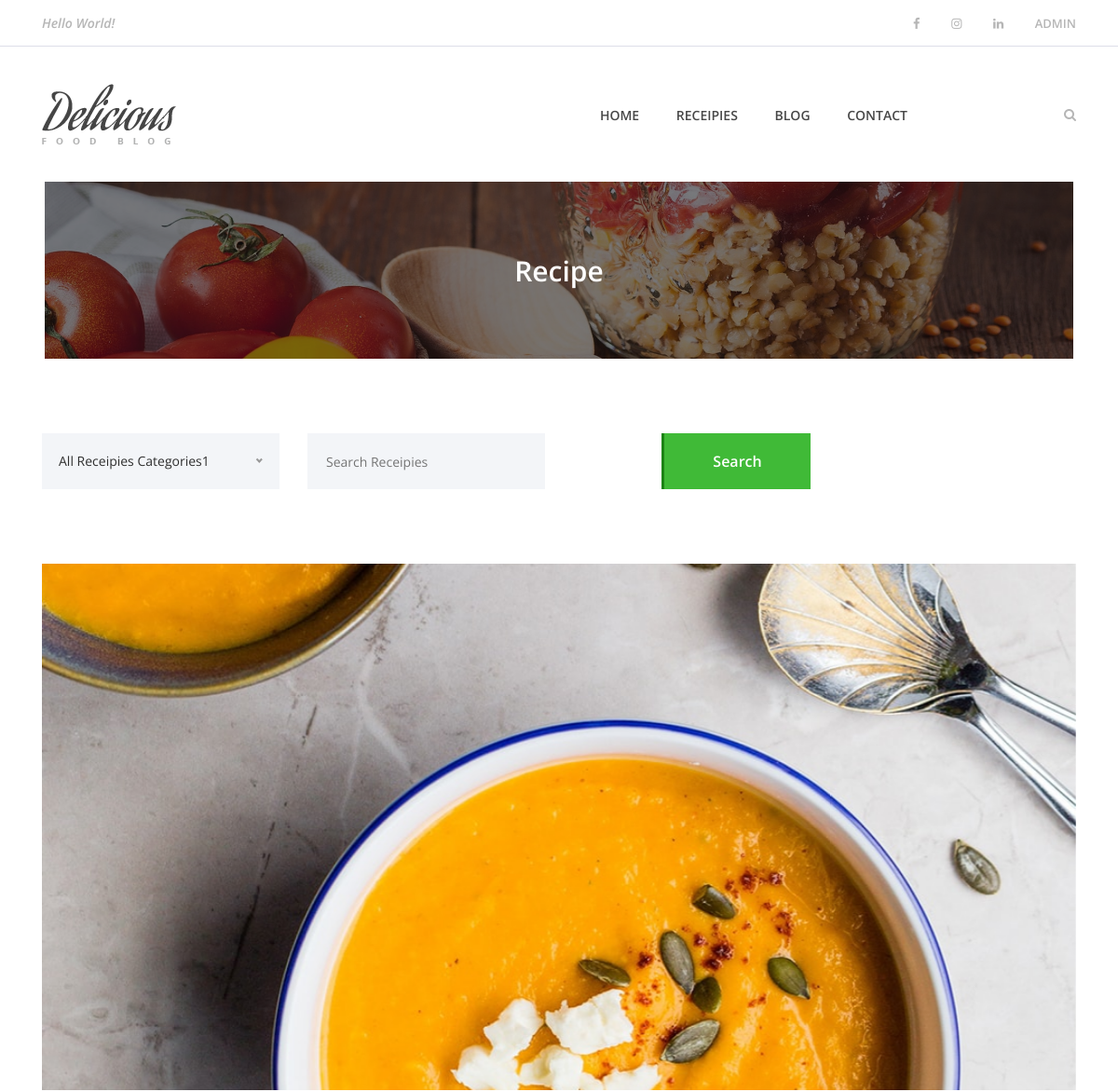
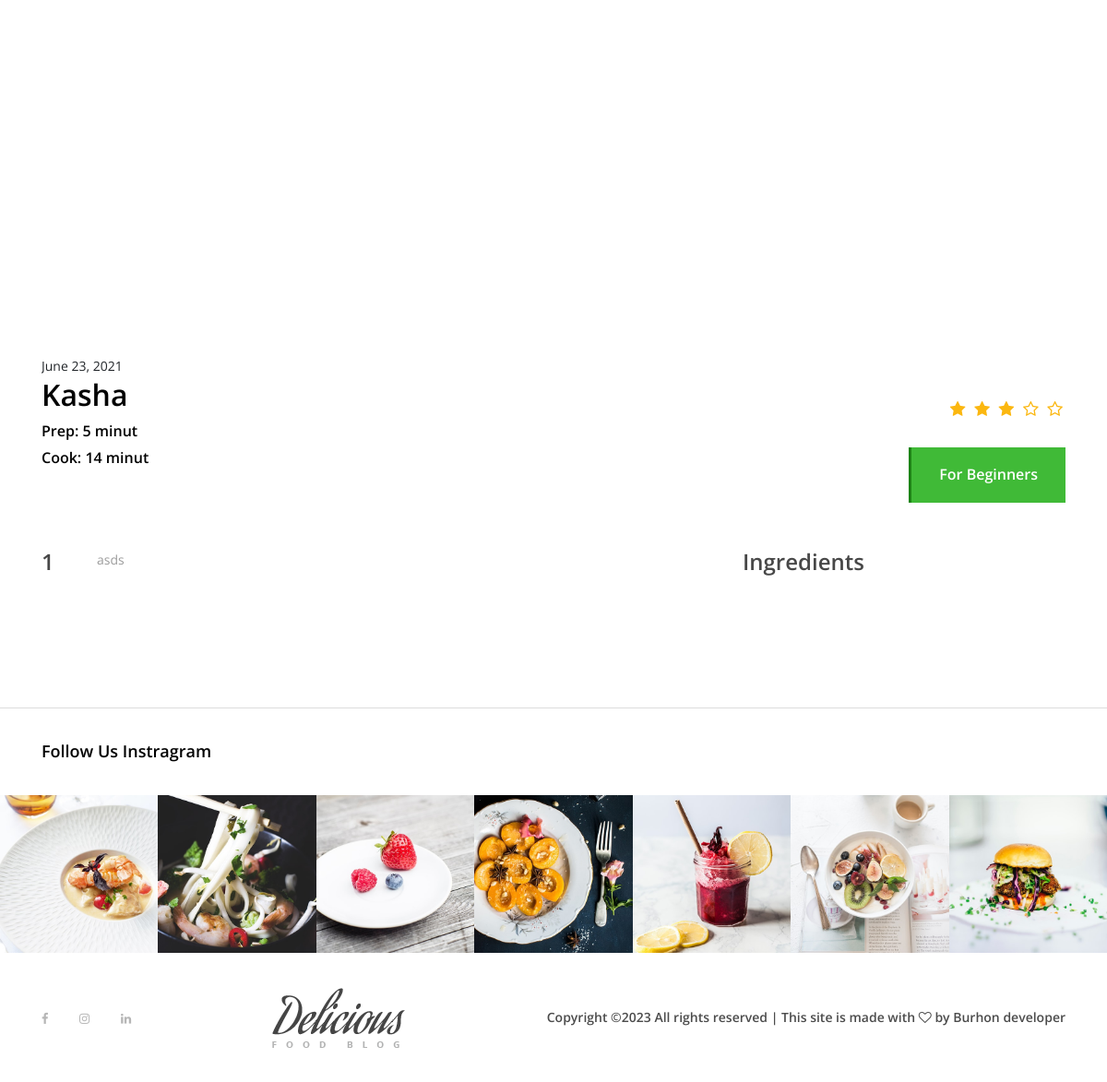
Screenshot of /receipe_post/5 (signed in) with the database file from the repository (2 pictures, top to bottom).
### foods/models.py (models this page shows, shortened)
class Recipe(models.Model):
    TYPE = [(1, 'One star'), (2, 'Two stars'),
            (3, 'Three stars'), (4, 'Four stars'), (5, 'Five stars')]
    title=models.CharField(max_length=150, blank=False, null=False)
    description=models.CharField(max_length=150, blank=False, null=False)
    image=models.ImageField(upload_to='images/', blank=False, null=False)
    prep_time=models.CharField(max_length=150, blank=False, null=False)
    cook_time=models.CharField(max_length=150, blank=False, null=False)
    posted_at=models.DateField(auto_now_add=True, blank=False, null=False)
    stars=models.SmallIntegerField(
        blank=False, null=False, default=1,
        choices=TYPE
    )

class Step(models.Model):
    title = models.CharField(max_length=500, blank=False, null=False)
    order = models.IntegerField(blank=False, null=False)
    recipe = models.ForeignKey(Recipe, max_length=150, blank=False, null=True, on_delete=models.SET_NULL)

### foods/views.py (the view, shortened to what this page needs)
# urls.py: path('receipe_post/<int:receipe_id>',  receipe_post_page, name='receipe_post'),
@login_required_decorator
def receipe_post_page(request, receipe_id):
    recipe = Recipe.objects.get(pk=receipe_id)
    steps = Step.objects.filter(recipe_id=receipe_id)
    ingredients = Ingredient.objects.filter(recipe_id=receipe_id)
    stars = [1, 2, 3, 4, 5]
    ctx = {
        'cooks': recipe,
        'steps': steps,
        'ingres': ingredients,
        'stars': stars,
    }
    return render(request, 'food/receipe-post.html', ctx)

### templates/food/receipe-post.html (shortened to what this page needs)
{% extends 'base.html' %}
{% load static %}
{% block content %}
    <div class="breadcumb-area bg-img bg-overlay" style="background-image: url({% static 'img/bg-img/breadcumb3.jpg' %});">
        <div class="container h-100">
            <div class="row h-100 align-items-center">
                <div class="col-12">
                    <div class="breadcumb-text text-center">
                        <h2>Recipe</h2>
                    </div>
                </div>
            </div>
        </div>
    </div>
    <div class="receipe-post-area section-padding-80">
        <div class="receipe-post-search mb-80">
            <div class="container">
                <form method="post">
                    <div class="row">
                        <div class="col-12 col-lg-3">
                        </div>
                        <div class="col-12 col-lg-3">
                            <input type="search" name="search" placeholder="Search Receipies">
                        </div>
                        <div class="col-12 col-lg-3 text-right">
                            <button type="submit" class="btn delicious-btn">Search</button>
                        </div>
                    </div>
                </form>
            </div>
        </div>
        <div class="container">
            <div class="row">
                <div class="col-12">
                    <div class="receipe-slider owl-carousel">
                        <img src="/media/{{ cooks.image }}" alt="">
                    </div>
                </div>
            </div>
        </div>
        <div class="receipe-content-area">
            <div class="container">
                <div class="row">
                    <div class="col-12 col-md-8">
                        <div class="receipe-slider owl-carousel">
                            <div>
                                <span>{{cooks.posted_at}}</span>
                                <h2>{{cooks.title}}</h2>
                                <div class="receipe-duration">
                                    <h6>Prep: {{cooks.prep_time}}</h6>
                                    <h6>Cook: {{cooks.cook_time}}</h6>
                                </div>
                            </div>
                        </div>
                    </div>
                    <div class="col-12 col-md-4">
                        <div class="receipe-ratings text-right my-5">
                            <div class="ratings">
                                {% for star in stars %}
                                    {% if star <= cooks.stars %}
                                        <i class="fa fa-star" aria-hidden="true"></i>
                                    {% else %}
                                        <i class="fa fa-star-o" aria-hidden="true"></i>
                                    {% endif %}
                                {% endfor %}
                            </div>
                            <a href="{% url 'home' %}" class="btn delicious-btn">For Beginners</a>
                        </div>
                    </div>
                </div>
                <div class="row">
                    <div class="col-12 col-lg-8">
                        {% for step in steps %}
                        <div class="single-preparation-step d-flex">
                            <h4>{{ forloop.counter }}</h4>
                            <p>{{ step.title }}</p>
                        </div>
                        {% endfor %}
                    </div>
                    <div class="col-12 col-lg-4">
                        <div class="ingredients">
                            <h4>Ingredients</h4>
                        </div>
                    </div>
                </div>
            </div>
        </div>
    </div>
{% endblock content %}

### static/style.css (style rules this page uses)
* { margin: 0; padding: 0; }
body { font-family: "Open Sans", sans-serif; font-size: 14px; }
h1, h2, h3, h4, h5, h6 { color: #000000; line-height: 1.3; font-weight: 600; }
p { color: #9b9b9b; font-size: 14px; line-height: 2; font-weight: 400; }
a, a:hover, a:focus { -webkit-transition-duration: 500ms; transition-duration: 500ms; text-decoration: none; outline: 0 solid transparent; color: #000000; font-weight: 600; font-size: 14px; color: #474747; }
img { height: auto; max-width: 100%; }
.mb-80 { margin-bottom: 80px !important; }
.section-padding-80 { padding-top: 80px; padding-bottom: 80px; }
.bg-img { background-position: center center; background-size: cover; background-repeat: no-repeat; }
.bg-overlay { position: relative; z-index: 2; background-position: center center; background-size: cover; }
.bg-overlay::after { background-color: rgba(10, 12, 18, 0.55); position: absolute; z-index: -1; top: 0; left: 0; width: 100%; height: 100%; content: ""; }
.delicious-btn { display: inline-block; min-width: 160px; height: 60px; color: #ffffff; border: none; border-left: 3px solid #1c8314; border-radius: 0; padding: 0 30px; font-size: 16px; line-height: 58px; font-weight: 600; -webkit-transition-duration: 500ms; transition-duration: 500ms; text-transform: capitalize; background-color: #40ba37; }
.receipe-post-search { position: relative; z-index: 20; }
.receipe-post-search form input { width: 100%; height: 60px; background-color: #f3f5f8; font-size: 14px; padding: 0 20px; border: none; }
.receipe-slider { position: relative; z-index: 1; }
.receipe-ratings .ratings { margin-bottom: 30px; }
.receipe-ratings i { font-size: 18px; color: #fbb710; padding: 0 3px; }
.single-preparation-step { position: relative; z-index: 1; margin-bottom: 50px; }
.single-preparation-step h4 { color: #474747; -webkit-box-flex: 0; -ms-flex: 0 0 60px; flex: 0 0 60px; max-width: 60px; width: 60px; margin-bottom: 0; }
.ingredients h4 { color: #474747; margin-bottom: 30px; }
.breadcumb-area { position: relative; z-index: 10; width: 92%; height: 190px; margin-left: 4%; margin-right: 4%; }
.breadcumb-area .breadcumb-text h2 { font-size: 30px; margin-bottom: 0; color: #ffffff; }

### rows the page displays
Recipe: image (picture), posted_at "June 23, 2021", title "Kasha", prep_time "5 minut", cook_time "14 minut", stars 3 (drawn)
Step: title "asds"
